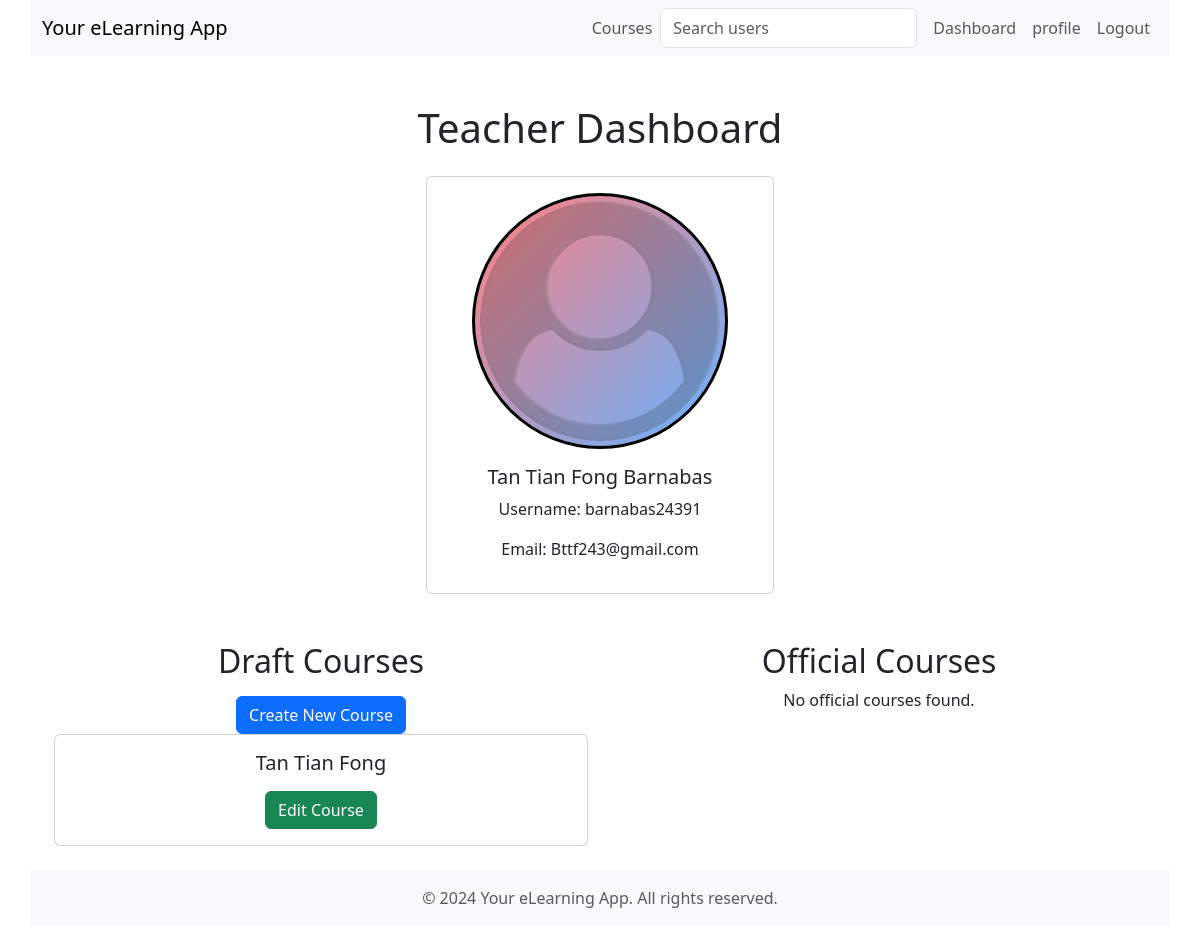
The page /dashboard/ (signed in) on the database as committed earlier.
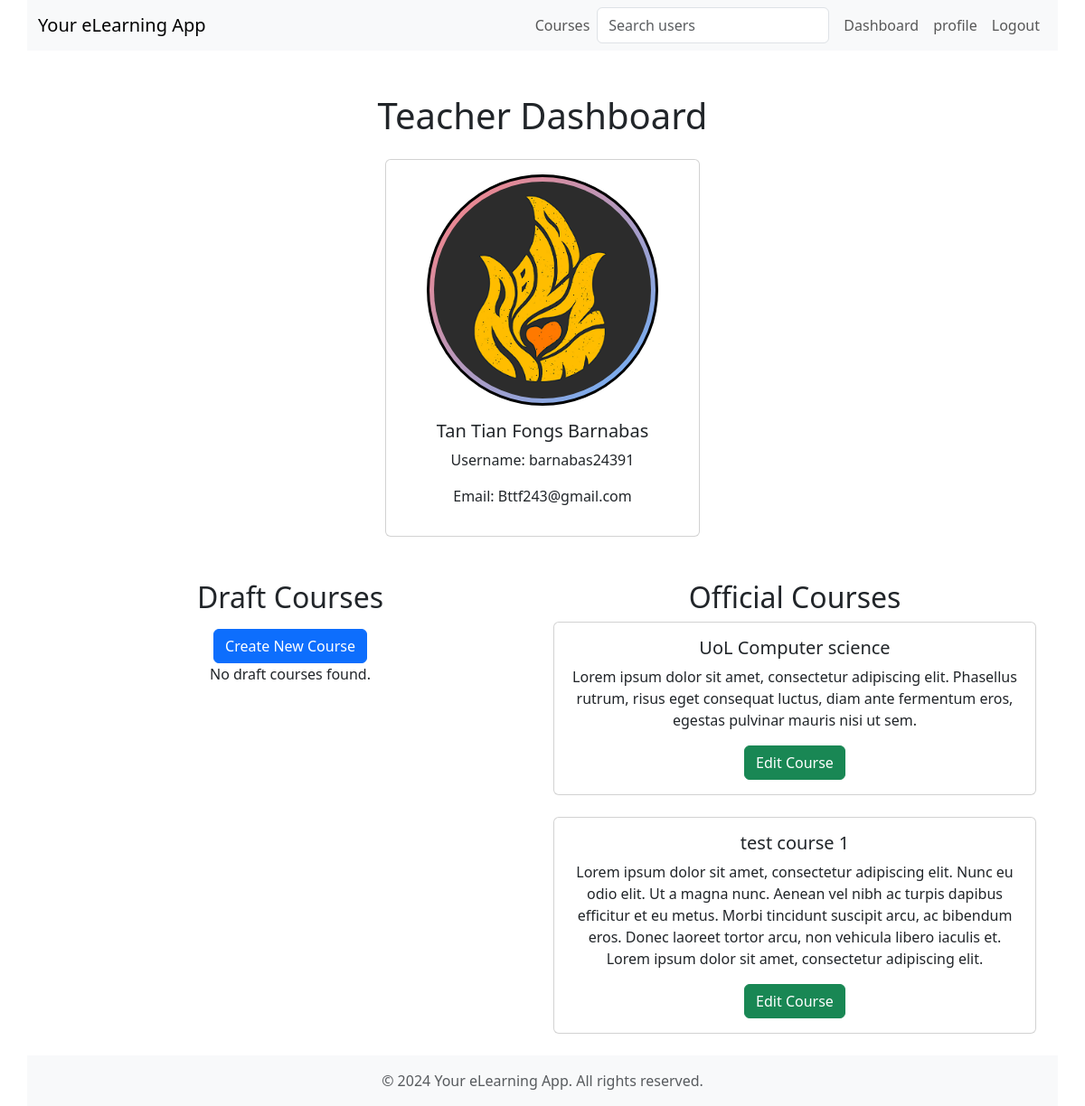
The same page on the database as committed later.
### eLearning/models.py (models this page shows, shortened)
class User(AbstractUser):
    STUDENT = 'student'
    TEACHER = 'teacher'
    USER_TYPE_CHOICES = [
        (STUDENT, _('Student')),
        (TEACHER, _('Teacher')),
    ]
    user_type = models.CharField(
        _('User type'),
        max_length=20,
        choices=USER_TYPE_CHOICES,
        default=STUDENT,
    )
    photo = models.ImageField(upload_to=profile_picture_upload_path, null=True, blank=True, default='/photos/default_profile_picture.png')
    date_of_birth = models.DateField(_('Date of Birth'), null=True, blank=True)
    first_name = models.CharField(_('First name'), max_length=30)
    last_name = models.CharField(_('Last name'), max_length=150)
    email = models.EmailField(_('Email address'), max_length=254)
    USERNAME_FIELD = 'username'
    REQUIRED_FIELDS = ['email', 'first_name', 'last_name', 'date_of_birth', 'user_type']
    def get_full_name(self):
        return f"{self.first_name} {self.last_name}"
    class Meta:
        verbose_name = _('User')
        verbose_name_plural = _('Users')
        permissions = [
        ]
        unique_together = (('username', 'email'),)

class Course(models.Model):
    DRAFT = 'draft'
    OFFICIAL = 'official'
    STATUS_CHOICES = [
        (DRAFT, _('Draft')),
        (OFFICIAL, _('Official')),
    ]
    name = models.CharField(max_length=100)
    summary = models.TextField()
    description = RichTextField()  # CKEditor
    teacher = models.ForeignKey(User, on_delete=models.CASCADE, related_name='courses_taught')
    duration_weeks = models.PositiveIntegerField(
        _('Duration (weeks)'),
        default=20,
        validators=[MinValueValidator(1)]
    )
    status = models.CharField(_('Status'), max_length=20, choices=STATUS_CHOICES, default=DRAFT)
    created_at = models.DateTimeField(auto_now_add=True)
    last_modified = models.DateTimeField(null=True)
    start_date = models.DateTimeField(null=True)
    class Meta:
        verbose_name = _('Course')
        verbose_name_plural = _('Courses')
        unique_together = ('name', 'teacher')

### eLearning/views.py (the view)
# urls.py: path('dashboard/', views.DashboardView.as_view(), name='dashboard'),
class DashboardView(View):
    @method_decorator(custom_login_required)
    def dispatch(self, request, *args, **kwargs):
        return super().dispatch(request, *args, **kwargs)
    @csrf_exempt
    def get(self, request, *args, **kwargs):
        user = request.user
        if user.user_type == User.STUDENT:
            enrollments = Enrollment.objects.filter(student=user)
            registered_courses = [enrollment.course for enrollment in enrollments]
            status_updates = StatusUpdate.objects.filter(user=user).order_by('-created_at')[:5]
            context = {
                'user': user,
                'registered_courses': registered_courses,
                'status_updates': status_updates,
            }
            return render(request, 'user/student_dashboard.html', context)
        elif user.user_type == User.TEACHER:
            teacher = request.user
            draft_courses = teacher.courses_taught.filter(status='draft')
            official_courses = teacher.courses_taught.filter(status='official')
            context = {
                'user': teacher,
                'draft_courses': draft_courses,
                'official_courses': official_courses,
                'createCourseForm': CreateCourseForm,  # Assuming CourseForm is your form for creating a new course
            }
            return render(request, 'user/teacher_dashboard.html', context)

### eLearning/templates/user/teacher_dashboard.html (shortened to what this page needs)
{% extends '../base/base.html' %}
{% load static %}
{% block content %}
<div class="container mt-5 text-center">
    <h1 class="mb-4">Teacher Dashboard</h1>
    <div class="row mb-5 d-flex align-items-center justify-content-center">
        {% include 'partials/profile_section.html' %}
    </div>
    <div class="row">
        {% if not current_user %}
        <div class="col-md-6">
            <h2>Draft Courses</h2>
            <button type="button" class="btn btn-primary mt-2" data-bs-toggle="modal" data-bs-target="#createCourseModal">Create New Course</button>
            <div class="row">
                {% for course in draft_courses %}
                <div class="col-md-12 mb-4">
                    <div class="card">
                        <div class="card-body">
                            <h5 class="card-title">{{ course.name }}</h5>
                            <a href="{% url 'draft' course.id %}" class="btn btn-success">Edit Course</a>
                        </div>
                    </div>
                </div>
                {% empty %}
                <div class="col">
                    <p>No draft courses found.</p>
                </div>
                {% endfor %}
            </div>
        </div>
        {% endif %}
        {% if not current_user%}
        <section class="col-md-6">
        {% else %}
        <div class="col-md-12">
        {% endif %}
            <h2>Official Courses</h2>
            <div class="row">
                {% for course in official_courses %}
                <div class="col-md-12 mb-4">
                    <div class="card">
                        <div class="card-body">
                            <h5 class="card-title">{{ course.name }}</h5>
                            <p class="card-text">{{ course.summary }}</p>
                            <a href="{% url 'draft' course.id %}" class="btn btn-success">Edit Course</a>
                        </div>
                    </div>
                </div>
                {% empty %}
                <div class="col">
                    <p>No official courses found.</p>
                </div>
                {% endfor %}
            </div>
        </div>
    </div>
{% endblock %}

### eLearning/templates/partials/profile_section.html
{% load static %}
<div class="col-md-4">
    <div class="card d-flex align-items-center justify-content-center p-3">
        <div class="profile-picture">
            {% if user.photo %}
            <img src="{{ user.photo.url }}" alt="{{ user.username }}'s Profile Picture" class="profile-img">
            {% else %}
            <img src="{% static 'img/default_profile_picture.png' %}" alt="Default Profile Picture" class="profile-img">
            {% endif %}
        </div>
        <div class="card-body">
            <h5 class="card-title">{{ user.get_full_name }}</h5>
            <p class="card-text">Username: {{ user.username }}</p>
            <p class="card-text">Email: {{ user.email }}</p>
       </div>
    </div>
</div>

Rows that differ between the two databases and show on the page:
removed Course: name "Tan Tian Fong", shown under "Draft Courses"
changed User "barnabas24391": photo: picture added in place of a placeholder; get_full_name "Tan Tian Fong Barnabas" → "Tan Tian Fongs Barnabas"
added Course: name "UoL Computer science", summary "Lorem ipsum dolor sit amet, consectetur adipiscing elit. Phasellus rutrum, risus eget consequat luctus, diam ante fermentum eros, egestas pulvinar mauris nisi ut sem.", shown under "Official Courses"
added Course: name "test course 1", summary "Lorem ipsum dolor sit amet, consectetur adipiscing elit. Nunc eu odio elit. Ut a magna nunc. Aenean vel nibh ac turpis dapibus efficitur et eu metus. Morbi tincidunt suscipit arcu, ac bibendum eros. Donec laoreet tortor arcu, non vehicula libero iaculis et. Lorem ipsum dolor sit amet, consectetur adipiscing elit.", shown under "Official Courses"
Other text that changed with them:
text no longer shown: "No official courses found."
text now shown: "No draft courses found."
